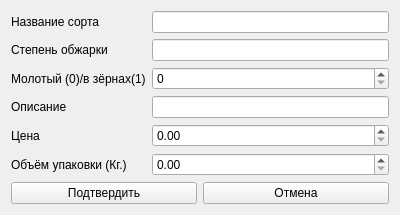
<?xml version="1.0" encoding="UTF-8"?>
<ui version="4.0">
 <class>addEditForm</class>
 <widget class="QWidget" name="addEditForm">
  <property name="geometry">
   <rect>
    <x>0</x>
    <y>0</y>
    <width>400</width>
    <height>206</height>
   </rect>
  </property>
  <property name="windowTitle">
   <string>Капучино - Добавить/Изменить</string>
  </property>
  <layout class="QVBoxLayout" name="verticalLayout">
   <item>
    <layout class="QFormLayout" name="formLayout">
     <item row="0" column="0">
      <widget class="QLabel" name="label_2">
       <property name="text">
        <string>Название сорта</string>
       </property>
      </widget>
     </item>
     <item row="0" column="1">
      <widget class="QLineEdit" name="sort_edit"/>
     </item>
     <item row="1" column="0">
      <widget class="QLabel" name="label_3">
       <property name="text">
        <string>Степень обжарки</string>
       </property>
      </widget>
     </item>
     <item row="1" column="1">
      <widget class="QLineEdit" name="degree_edit"/>
     </item>
     <item row="2" column="0">
      <widget class="QLabel" name="label_4">
       <property name="text">
        <string>Молотый (0)/в зёрнах(1)</string>
       </property>
      </widget>
     </item>
     <item row="2" column="1">
      <widget class="QSpinBox" name="ground_or_grains_box">
       <property name="maximum">
        <number>1</number>
       </property>
      </widget>
     </item>
     <item row="3" column="0">
      <widget class="QLabel" name="label_5">
       <property name="text">
        <string>Описание</string>
       </property>
      </widget>
     </item>
     <item row="3" column="1">
      <widget class="QLineEdit" name="flavor_edit"/>
     </item>
     <item row="4" column="0">
      <widget class="QLabel" name="label_6">
       <property name="text">
        <string>Цена</string>
       </property>
      </widget>
     </item>
     <item row="4" column="1">
      <widget class="QDoubleSpinBox" name="price_box">
       <property name="minimum">
        <double>0.000000000000000</double>
       </property>
       <property name="maximum">
        <double>100000000000000001097906362944045541740492309677311846336810682903157585404911491537163328978494688899061249669721172515611590283743140088328307009198146046031271664502933027185697489699588559043338384466165001178426897626212945177628091195786707458122783970171784415105291802893207873272974885715430223118336.000000000000000</double>
       </property>
      </widget>
     </item>
     <item row="5" column="0">
      <widget class="QLabel" name="label_7">
       <property name="text">
        <string>Объём упаковки (Кг.)</string>
       </property>
      </widget>
     </item>
     <item row="5" column="1">
      <widget class="QDoubleSpinBox" name="volume_box">
       <property name="minimum">
        <double>0.000000000000000</double>
       </property>
       <property name="maximum">
        <double>1000000000000000032841562489204926078987012566359611695512313426258747006898787995544001315627727412683949504784322435578648490634211491840.000000000000000</double>
       </property>
       <property name="singleStep">
        <double>0.500000000000000</double>
       </property>
      </widget>
     </item>
    </layout>
   </item>
   <item>
    <layout class="QHBoxLayout" name="horizontalLayout">
     <item>
      <widget class="QPushButton" name="pushButton_Ok">
       <property name="text">
        <string>Подтвердить</string>
       </property>
      </widget>
     </item>
     <item>
      <widget class="QPushButton" name="pushButton_Cancel">
       <property name="text">
        <string>Отмена</string>
       </property>
      </widget>
     </item>
    </layout>
   </item>
  </layout>
 </widget>
 <resources/>
 <connections/>
</ui>
